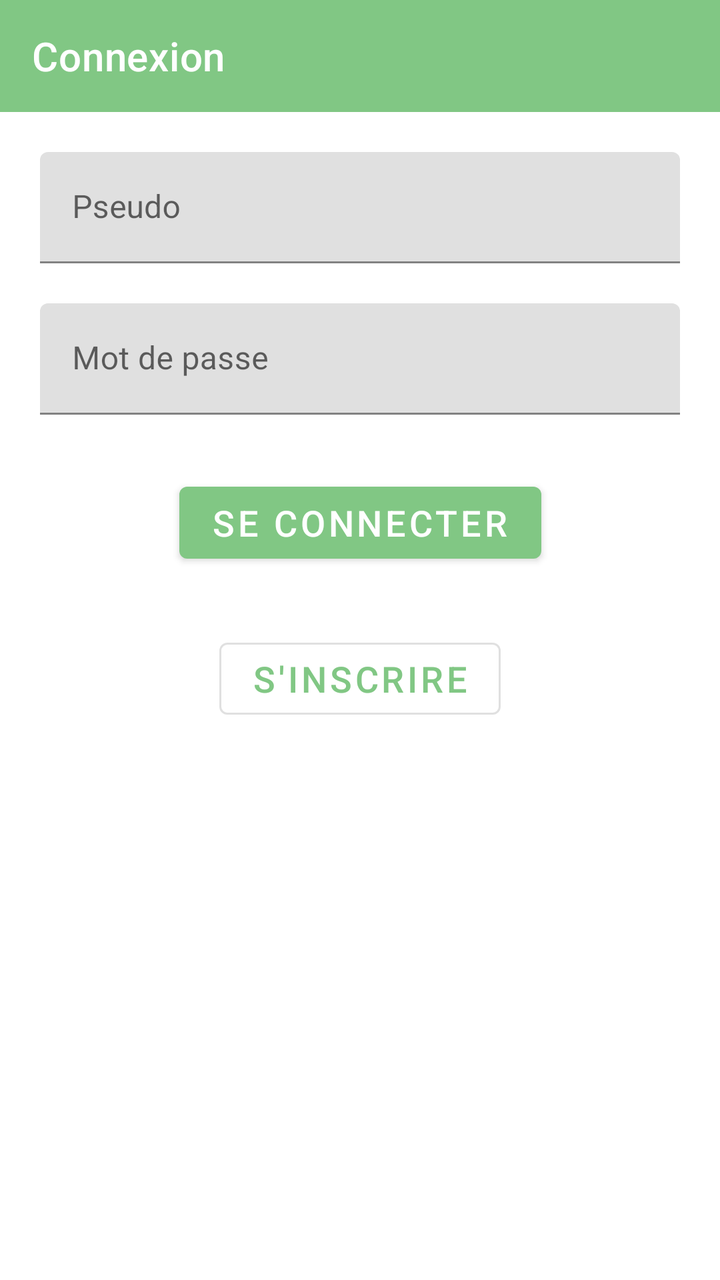
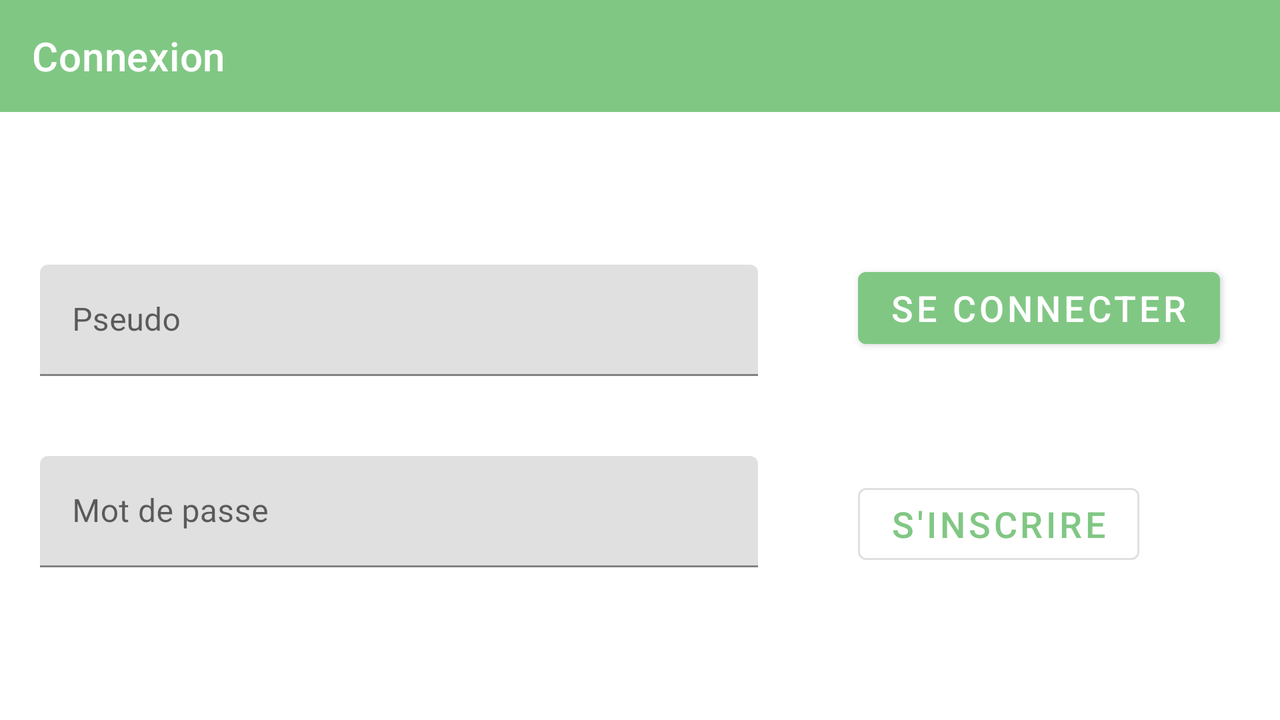

Compare how this app lays out the same screen by default and in its alternative resource folder. The renders come first, then the two layout files and the values they reference.
<!-- AndroidManifest.xml: application theme AppTheme -->
<!-- res/layout/activity_login.xml -->
<?xml version="1.0" encoding="utf-8"?>
<androidx.constraintlayout.widget.ConstraintLayout xmlns:android="http://schemas.android.com/apk/res/android"
    xmlns:app="http://schemas.android.com/apk/res-auto"
    xmlns:tools="http://schemas.android.com/tools"
    android:id="@+id/loginLayout"
    android:layout_width="match_parent"
    android:layout_height="match_parent"
    android:layout_gravity="center_vertical"
    tools:context=".views.LoginActivity">

    <com.google.android.material.appbar.AppBarLayout
        android:id="@+id/appBarLayout"
        android:layout_width="match_parent"
        android:layout_height="wrap_content"
        app:layout_constraintTop_toTopOf="parent">

        <com.google.android.material.appbar.MaterialToolbar
            android:id="@+id/topAppBar"
            style="@style/Widget.MaterialComponents.Toolbar.Primary"
            android:layout_width="match_parent"
            android:layout_height="?attr/actionBarSize"
            app:title="@string/login_title" />

    </com.google.android.material.appbar.AppBarLayout>

    <com.google.android.material.textfield.TextInputLayout
        android:id="@+id/login_pseudo"
        style="@style/KoudouTextLayout"
        android:layout_width="match_parent"
        android:layout_height="wrap_content"
        android:hint="@string/login_pseudo"
        app:layout_constraintTop_toBottomOf="@+id/appBarLayout"
        tools:layout_editor_absoluteX="30dp">

        <com.google.android.material.textfield.TextInputEditText
            android:layout_width="match_parent"
            android:layout_height="wrap_content" />
    </com.google.android.material.textfield.TextInputLayout>

    <com.google.android.material.textfield.TextInputLayout
        android:id="@+id/login_password"
        style="@style/KoudouTextLayout"
        android:layout_width="match_parent"
        android:layout_height="wrap_content"
        android:hint="@string/login_password"
        app:layout_constraintEnd_toEndOf="@+id/login_pseudo"
        app:layout_constraintStart_toStartOf="@+id/login_pseudo"
        app:layout_constraintTop_toBottomOf="@id/login_pseudo">

        <com.google.android.material.textfield.TextInputEditText
            android:layout_width="match_parent"
            android:layout_height="wrap_content" />
    </com.google.android.material.textfield.TextInputLayout>

    <Button
        android:id="@+id/login_connect_btn"
        style="@style/KoudouButton"
        android:layout_width="wrap_content"
        android:layout_height="wrap_content"
        android:text="@string/login_connect"
        app:layout_constraintEnd_toEndOf="@+id/login_password"
        app:layout_constraintStart_toStartOf="@+id/login_password"
        app:layout_constraintTop_toBottomOf="@id/login_password" />

    <Button
        android:id="@+id/login_register_switch_btn"
        style="@style/KoudouButtonOutline"
        android:layout_width="wrap_content"
        android:layout_height="wrap_content"
        android:text="@string/login_register"
        app:layout_constraintEnd_toEndOf="parent"
        app:layout_constraintStart_toStartOf="parent"
        app:layout_constraintTop_toBottomOf="@id/login_connect_btn" />


</androidx.constraintlayout.widget.ConstraintLayout>
<!-- resources referenced by this layout -->
<resources>
  <string name="login_connect">Se connecter</string>
  <string name="login_password">Mot de passe</string>
  <string name="login_pseudo">Pseudo</string>
  <string name="login_register">S\'inscrire</string>
  <string name="login_title">Connexion</string>
  <style name="KoudouButton" parent="Widget.MaterialComponents.Button">
          <item name="android:layout_margin">30dp</item>
          <item name="android:textSize">18sp</item>
      </style>
  <style name="KoudouButtonOutline" parent="Widget.MaterialComponents.Button.OutlinedButton">
          <item name="android:layout_margin">30dp</item>
          <item name="android:textSize">18sp</item>
      </style>
  <style name="KoudouTextLayout" parent="Widget.MaterialComponents.TextInputLayout.FilledBox">
          <item name="android:layout_margin">20dp</item>
      </style>
  <style name="AppTheme" parent="Theme.MaterialComponents.Light.NoActionBar">
          
          <item name="colorPrimary">@color/colorPrimary</item>
          <item name="colorPrimaryDark">@color/colorPrimaryDark</item>
          <item name="colorAccent">@color/colorAccent</item>
      </style>
  <color name="colorPrimary">#81C784</color>
  <color name="colorPrimaryDark">#3E453E</color>
  <color name="colorAccent">#81C784</color>
</resources>
<!-- res/layout-land/activity_login.xml (the repository's variant of the layout above) -->
<!-- drawn on the phone turned sideways -->
<?xml version="1.0" encoding="utf-8"?>
<androidx.constraintlayout.widget.ConstraintLayout xmlns:android="http://schemas.android.com/apk/res/android"
    xmlns:app="http://schemas.android.com/apk/res-auto"
    xmlns:tools="http://schemas.android.com/tools"
    android:id="@+id/loginLayout"
    android:layout_width="match_parent"
    android:layout_height="match_parent"
    android:layout_gravity="center"
    tools:context=".views.auth.LoginActivity">

    <com.google.android.material.appbar.AppBarLayout
        android:id="@+id/appBarLayout"
        android:layout_width="match_parent"
        android:layout_height="wrap_content"
        app:layout_constraintTop_toTopOf="parent">

        <com.google.android.material.appbar.MaterialToolbar
            android:id="@+id/topAppBar"
            style="@style/Widget.MaterialComponents.Toolbar.Primary"
            android:layout_width="match_parent"
            android:layout_height="?attr/actionBarSize"
            app:title="@string/login_title" />

    </com.google.android.material.appbar.AppBarLayout>

    <LinearLayout
        android:id="@+id/login_form"
        android:layout_width="0dp"
        android:layout_height="wrap_content"
        android:orientation="vertical"
        app:layout_constraintBottom_toBottomOf="parent"
        app:layout_constraintEnd_toStartOf="@+id/login_actions"
        app:layout_constraintStart_toStartOf="parent"
        app:layout_constraintTop_toBottomOf="@id/appBarLayout">

        <com.google.android.material.textfield.TextInputLayout
            android:id="@+id/login_pseudo"
            style="@style/KoudouTextLayout"
            android:layout_width="match_parent"
            android:layout_height="wrap_content"
            android:hint="@string/login_pseudo">

            <com.google.android.material.textfield.TextInputEditText
                android:id="@+id/login_pseudo_text"
                android:layout_width="match_parent"
                android:layout_height="wrap_content" />
        </com.google.android.material.textfield.TextInputLayout>

        <com.google.android.material.textfield.TextInputLayout
            android:id="@+id/login_password"
            style="@style/KoudouTextLayout"
            android:layout_width="match_parent"
            android:layout_height="wrap_content"
            android:hint="@string/login_password">

            <com.google.android.material.textfield.TextInputEditText
                android:id="@+id/login_password_text"
                android:layout_width="match_parent"
                android:layout_height="wrap_content"
                android:inputType="textPassword" />
        </com.google.android.material.textfield.TextInputLayout>
    </LinearLayout>

    <LinearLayout
        android:id="@+id/login_actions"
        android:layout_width="0dp"
        android:layout_height="wrap_content"
        android:orientation="vertical"
        app:layout_constraintBottom_toBottomOf="parent"
        app:layout_constraintEnd_toEndOf="parent"
        app:layout_constraintTop_toBottomOf="@+id/appBarLayout">

        <Button
            android:id="@+id/login_connect_btn"
            style="@style/KoudouButton"
            android:layout_width="wrap_content"
            android:layout_height="wrap_content"
            android:text="@string/login_connect" />

        <Button
            android:id="@+id/login_register_switch_btn"
            style="@style/KoudouButtonOutline"
            android:layout_width="wrap_content"
            android:layout_height="wrap_content"
            android:text="@string/login_register" />
    </LinearLayout>



</androidx.constraintlayout.widget.ConstraintLayout>
